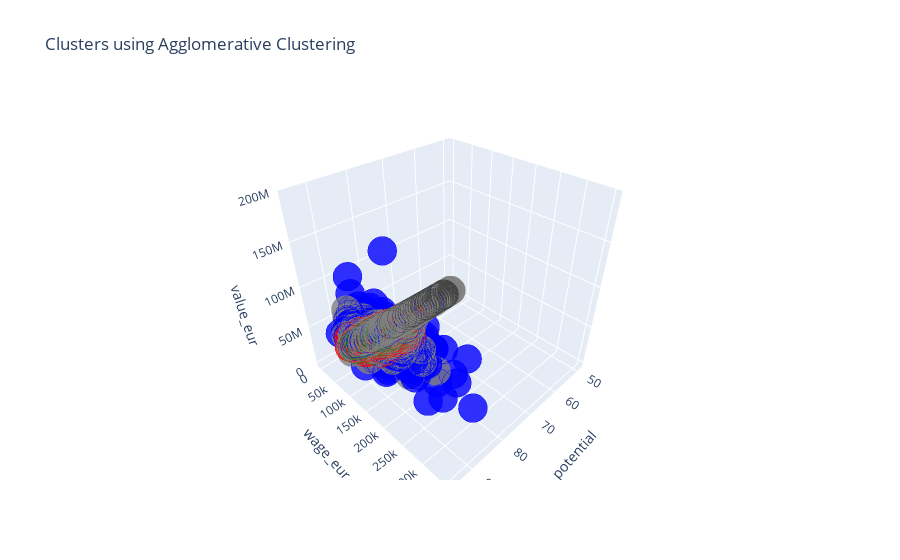

The notebook cell saved with this chart:
### Code cell
#Q1.7
import plotly as py
import plotly.graph_objs as go

color_mapping = {
    0: 'blue',    
    1: 'green',   
    2: 'red',     
}

cluster_colors = [color_mapping.get(label, 'gray') for label in y_hc]

trace1 = go.Scatter3d(
    x=FifaData['potential'],
    y=FifaData['wage_eur'],  
    z=FifaData['value_eur'],  
    mode='markers',
    marker=dict(
        color=cluster_colors, 
        size=10,
        line=dict(
            color=cluster_colors, 
            width=12
        ),
        opacity=0.8
    )
)
data = [trace1]
layout = go.Layout(
    title='Clusters using Agglomerative Clustering',
    scene=dict(
        xaxis=dict(title='potential'),
        yaxis=dict(title='wage_eur'),
        zaxis=dict(title='value_eur')
    )
)
fig = go.Figure(data=data, layout=layout)
py.offline.iplot(fig)

### Figure 1 — Plotly figure (JSON) as saved in the notebook; plotly's stock layout.template omitted (floating-point values rounded to 4 significant figures; data arrays with more than 128 entries replaced by an {"elided": "..."} marker saying what was removed)
{"data": [{"marker": {"color": {"elided": "19164 str values"}, "line": {"color": {"elided": "19164 str values"}, "width": 12}, "opacity": 0.8, "size": 10}, "mode": "markers", "type": "scatter3d", "x": {"elided": "19239 int values"}, "y": {"elided": "19239 int values"}, "z": {"elided": "19239 int values"}}], "layout": {"scene": {"xaxis": {"title": {"text": "potential"}}, "yaxis": {"title": {"text": "wage_eur"}}, "zaxis": {"title": {"text": "value_eur"}}}, "title": {"text": "Clusters using Agglomerative Clustering"}}}
